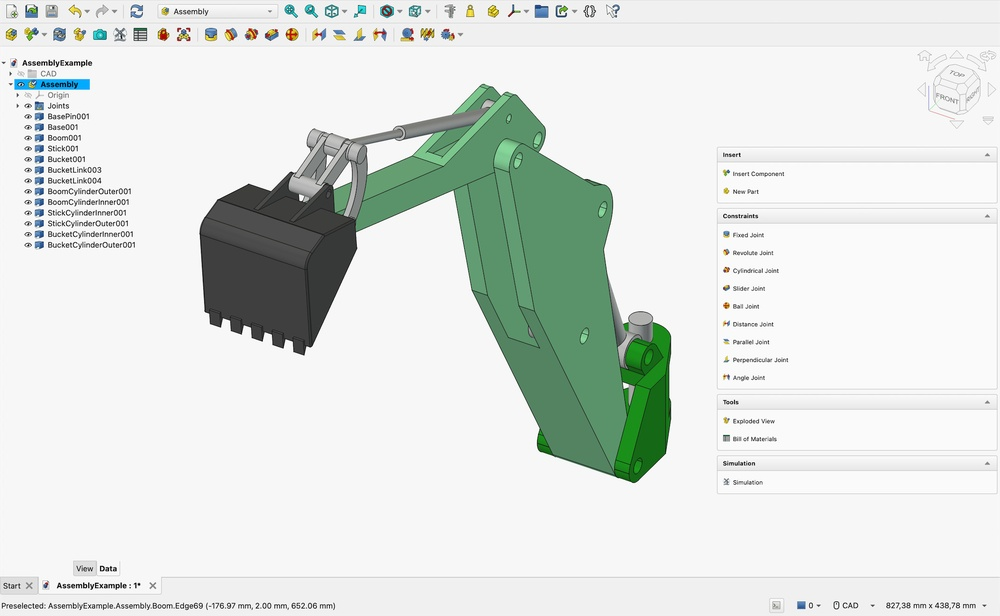
#> input picture .github/images/assembly.jpg, 1000 x 616 px, shrunk from 2139 x 1317 before the run
$ python image_to_cad.py .github/images/assembly.jpg
#> lines starting #> are read from the running program, lines starting #| are printed output that depends on the picture; after the words box and inside, x2 and y2 are one past the last pixel; in counts of white or black regions, pixels touching at a corner belong together
"""
Image to 3D CAD Converter (STEP / B-Rep)
Engine: OpenCV (Image Processing & Vector Tracing) + build123d / Open CASCADE (Geometric Kernel)

Converts 2D engineering drawings, blueprints, sketches, and silhouette images
into true ISO 10303 STEP B-Rep CAD solids.
"""

import os
import sys
import math
import argparse
from typing import List, Tuple, Dict, Any, Optional

import cv2
import numpy as np
from PIL import Image

try:
    from build123d import (
        BuildPart, BuildSketch, Locations,
        Plane, Axis, Mode,
        Polygon, Circle, make_face,
        extrude, revolve, fillet, chamfer,
        export_step, export_stl,
        Compound, Solid, Face, Wire, Edge, Vector
    )
except ImportError as e:
    raise ImportError(f"Required CAD kernel library not found: {e}")


class ImageToCadConverter:
    def __init__(
        self,
        thickness_mm: float = 10.0,
        target_width_mm: float = 100.0,
        epsilon: float = 1.5,
        detect_circles: bool = True,
        circularity_threshold: float = 0.88,
        invert: Optional[bool] = None,
        min_contour_area_px: float = 100.0
    ):
        """
        :param thickness_mm: Extrusion thickness in millimeters.
        :param target_width_mm: Physical real-world width of the part in millimeters.
        :param epsilon: Polygon simplification tolerance (Douglas-Peucker).
        :param detect_circles: Whether to fit exact analytic circles for round holes/bosses.
        :param circularity_threshold: Circularity threshold (0.0 to 1.0) to qualify as circle.
        :param invert: Force invert binary mask (None = auto-detect background).
        :param min_contour_area_px: Minimum contour area in pixels to ignore speckles/noise.
        """
        self.thickness_mm = float(thickness_mm)
        self.target_width_mm = float(target_width_mm)
        self.epsilon = float(epsilon)
        self.detect_circles = detect_circles
        self.circularity_threshold = float(circularity_threshold)
        self.invert = invert
        self.min_contour_area_px = float(min_contour_area_px)

    def load_and_preprocess(self, image_path: str) -> Tuple[np.ndarray, float]:
        """Loads image, handles transparency, normalizes polarity, returns binary mask."""
        if not os.path.exists(image_path):
            raise FileNotFoundError(f"Image file does not exist: {image_path}")

        pil_img = Image.open(image_path)

        # Handle alpha channel (composite over white background)
        if pil_img.mode in ('RGBA', 'LA') or (pil_img.mode == 'P' and 'transparency' in pil_img.info):
            bg = Image.new('RGB', pil_img.size, (255, 255, 255))
            if pil_img.mode != 'RGBA':
                pil_img = pil_img.convert('RGBA')
            bg.paste(pil_img, mask=pil_img.split()[-1])
            img_rgb = np.array(bg)
        else:
            img_rgb = np.array(pil_img.convert('RGB'))

        gray = cv2.cvtColor(img_rgb, cv2.COLOR_RGB2GRAY)

        # Bilateral filter to smooth texture while keeping sharp engineering edges
        smoothed = cv2.bilateralFilter(gray, d=7, sigmaColor=75, sigmaSpace=75)

        # Otsu thresholding
        _, thresh = cv2.threshold(smoothed, 0, 255, cv2.THRESH_BINARY + cv2.THRESH_OTSU)

        # Determine polarity: Mechanical drawings are typically black lines on white paper.
        # Contours require foreground (part solid) to be WHITE (255) and background BLACK (0).
        h, w = thresh.shape
        border_pixels = np.concatenate([
            thresh[0, :], thresh[-1, :],
            thresh[:, 0], thresh[:, -1]
        ])
        border_white_ratio = np.mean(border_pixels == 255)

        if self.invert is not None:
            if self.invert:
                mask = cv2.bitwise_not(thresh)
            else:
                mask = thresh
        else:
            # Auto-detect: if border is mostly white, invert so part interior is white
            if border_white_ratio > 0.5:
                mask = cv2.bitwise_not(thresh)
            else:
                mask = thresh

        # Morphological close to bridge tiny anti-aliasing gaps
        kernel = cv2.getStructuringElement(cv2.MORPH_ELLIPSE, (3, 3))
        mask = cv2.morphologyEx(mask, cv2.MORPH_CLOSE, kernel)

        return mask, float(w)

    def extract_contours_and_hierarchy(self, mask: np.ndarray) -> List[Dict[str, Any]]:
        """
        Extracts 2-level contour hierarchy:
        Outer parts (solids) and their internal holes (voids).
        """
        contours, hierarchy = cv2.findContours(mask, cv2.RETR_CCOMP, cv2.CHAIN_APPROX_TC89_KCOS)

        if not contours or hierarchy is None:
            raise ValueError("No distinct geometry contours found in image.")

        hierarchy = hierarchy[0]  # Shape: (N, 4) -> [Next, Previous, First_Child, Parent]
        parts = []

        # Find all root-level contours (Parent == -1)
        for i, h_info in enumerate(hierarchy):
            parent_idx = h_info[3]
            if parent_idx == -1:
                outer_cnt = contours[i]
                area = cv2.contourArea(outer_cnt)
                if area < self.min_contour_area_px:
                    continue

                holes = []
                child_idx = h_info[2]
                while child_idx != -1:
                    child_cnt = contours[child_idx]
                    child_area = cv2.contourArea(child_cnt)
                    if child_area >= (self.min_contour_area_px * 0.2):
                        holes.append(child_cnt)
                    child_idx = hierarchy[child_idx][0]  # Next sibling

                parts.append({
                    "outer": outer_cnt,
                    "holes": holes,
                    "area": area
                })

        # Sort parts by area descending
        parts.sort(key=lambda p: p["area"], reverse=True)
        return parts

    def _contour_to_points(
        self,
        cnt: np.ndarray,
        scale: float,
        img_center_x: float,
        img_center_y: float
    ) -> Tuple[List[Tuple[float, float]], Optional[Dict[str, float]]]:
        """
        Simplifies contour and converts pixel coordinates to centered mm coordinates.
        Also tests if contour is a true circle/arc.
        """
        area = cv2.contourArea(cnt)
        perimeter = cv2.arcLength(cnt, True)
        circle_fit = None

        if perimeter > 0 and self.detect_circles:
            circularity = (4.0 * math.pi * area) / (perimeter * perimeter)
            if circularity >= self.circularity_threshold:
                (cx, cy), radius = cv2.minEnclosingCircle(cnt)
                if radius > 1.5:  # Ignore subpixel noise
                    circle_fit = {
                        "x": (cx - img_center_x) * scale,
                        "y": -(cy - img_center_y) * scale,  # Invert Y for standard CAD coordinates
                        "radius": radius * scale
                    }

        # Douglas-Peucker simplification
        epsilon_px = max(0.5, self.epsilon / scale)
        approx = cv2.approxPolyDP(cnt, epsilon_px, True)

        # Ensure at least 3 points
        pts = []
        for pt in approx:
            px, py = pt[0]
            x_mm = (px - img_center_x) * scale
            y_mm = -(py - img_center_y) * scale
            pts.append((float(x_mm), float(y_mm)))

        # Remove duplicate consecutive points
        clean_pts = []
        for p in pts:
            if not clean_pts or (math.hypot(p[0] - clean_pts[-1][0], p[1] - clean_pts[-1][1]) > 0.05):
                clean_pts.append(p)

        if len(clean_pts) > 2:
            # Ensure not identical start/end in list
            if math.hypot(clean_pts[0][0] - clean_pts[-1][0], clean_pts[0][1] - clean_pts[-1][1]) < 0.05:
                clean_pts.pop()

        return clean_pts, circle_fit

    def generate_solid(self, image_path: str, mode: str = "extrude") -> Compound:
        """
        Generates 3D CAD B-Rep solid from image.
        :param mode: 'extrude' (Prismatic plate/solid) or 'revolve' (Rotational solid).
        """
        mask, img_w = self.load_and_preprocess(image_path)
        img_h = mask.shape[0]

        parts_data = self.extract_contours_and_hierarchy(mask)
        if not parts_data:
            raise ValueError("No valid parts detected in image contour hierarchy.")

        # Find total bounding box of all outer parts to compute exact scale to target_width_mm
        all_pts = np.vstack([p["outer"] for p in parts_data])
        min_x, min_y, bbox_w, bbox_h = cv2.boundingRect(all_pts)

        scale = self.target_width_mm / max(1.0, float(bbox_w))
        center_x = min_x + bbox_w / 2.0
        center_y = min_y + bbox_h / 2.0

        solids: List[Solid] = []

        if mode == "extrude":
            for part_idx, part in enumerate(parts_data):
                outer_pts, outer_circle = self._contour_to_points(part["outer"], scale, center_x, center_y)

                with BuildPart() as bp:
                    with BuildSketch(Plane.XY) as bs:
                        if outer_circle is not None and len(outer_pts) < 12:
                            # Exact analytical circle
                            with Locations((outer_circle["x"], outer_circle["y"])):
                                Circle(radius=outer_circle["radius"], mode=Mode.ADD)
                        else:
                            if len(outer_pts) >= 3:
                                Polygon(outer_pts, mode=Mode.ADD)

                        # Cut internal holes
                        for hole_cnt in part["holes"]:
                            hole_pts, hole_circle = self._contour_to_points(hole_cnt, scale, center_x, center_y)
                            if hole_circle is not None:
                                # Exact analytical circle hole
                                with Locations((hole_circle["x"], hole_circle["y"])):
                                    Circle(radius=hole_circle["radius"], mode=Mode.SUBTRACT)
                            elif len(hole_pts) >= 3:
                                Polygon(hole_pts, mode=Mode.SUBTRACT)

                    if bs.sketch and bs.sketch.faces():
                        extrude(amount=self.thickness_mm)
                        if bp.part:
                            solids.append(bp.part)

        elif mode == "revolve":
            # Revolve primary contour around Z axis
            primary_part = parts_data[0]
            outer_pts, _ = self._contour_to_points(primary_part["outer"], scale, center_x, center_y)

            # For lathe/revolve, profile must be on one side of revolution axis (X >= 0)
            xs = [p[0] for p in outer_pts]
            min_px = min(xs)
            shifted_pts = [(p[0] - min_px, p[1]) for p in outer_pts]

            with BuildPart() as bp:
                with BuildSketch(Plane.XZ) as bs:
                    if len(shifted_pts) >= 3:
                        Polygon(shifted_pts, mode=Mode.ADD)
                if bs.sketch and bs.sketch.faces():
                    revolve(axis=Axis.Z, revolution_arc=360)
                    if bp.part:
                        solids.append(bp.part)

        else:
            raise ValueError(f"Unsupported CAD mode: '{mode}'. Choose 'extrude' or 'revolve'.")

        if not solids:
            raise RuntimeError("Failed to generate valid 3D CAD solid from contours.")

        if len(solids) == 1:
            return solids[0]
        return Compound(solids)

    def convert(
        self,
        image_path: str,
        output_step_path: str,
        mode: str = "extrude",
        export_stl_path: Optional[str] = None
    ) -> Dict[str, Any]:
        """
        Executes full pipeline and writes ISO 10303 STEP file.
        """
        cad_model = self.generate_solid(image_path, mode=mode)

        # Ensure output directory exists
        out_dir = os.path.dirname(os.path.abspath(output_step_path))
        if out_dir and not os.path.exists(out_dir):
            os.makedirs(out_dir, exist_ok=True)

        # Export STEP
        export_step(cad_model, output_step_path)
        file_size = os.path.getsize(output_step_path)

        result = {
            "status": "success",
            "step_path": output_step_path,
            "step_size_bytes": file_size,
            "mode": mode,
            "thickness_mm": self.thickness_mm,
            "target_width_mm": self.target_width_mm,
            "volume_cm3": float(cad_model.volume / 1000.0) if hasattr(cad_model, "volume") else 0.0
        }

        if export_stl_path:
            stl_dir = os.path.dirname(os.path.abspath(export_stl_path))
            if stl_dir and not os.path.exists(stl_dir):
                os.makedirs(stl_dir, exist_ok=True)
            export_stl(cad_model, export_stl_path)
            result["stl_path"] = export_stl_path

        return result


def main():
    parser = argparse.ArgumentParser(
        description="Convert 2D Image / Blueprint / Sketch into ISO 10303 3D CAD STEP Solid."
    )
    parser.add_argument("input_image", help="Path to input 2D image (PNG, JPG, BMP, etc.)")
    parser.add_argument("-o", "--output", default="output.step", help="Output STEP file path (default: output.step)")
    parser.add_argument("-t", "--thickness", type=float, default=10.0, help="Extrusion thickness in mm (default: 10.0)")
    parser.add_argument("-w", "--width", type=float, default=100.0, help="Target physical width in mm (default: 100.0)")
    parser.add_argument("-m", "--mode", choices=["extrude", "revolve"], default="extrude", help="CAD engine mode")
    parser.add_argument("--epsilon", type=float, default=1.5, help="Vector simplification tolerance (default: 1.5)")
    parser.add_argument("--stl", help="Optional output STL mesh file path")
    parser.add_argument("--invert", action="store_true", help="Force invert black/white polarity")

    args = parser.parse_args()

    converter = ImageToCadConverter(
        thickness_mm=args.thickness,
        target_width_mm=args.width,
        epsilon=args.epsilon,
        invert=True if args.invert else None
    )

    print(f"[*] Processing image: {args.input_image}")
    print(f"[*] Generating {args.mode.upper()} 3D CAD solid...")
    res = converter.convert(
        image_path=args.input_image,
        output_step_path=args.output,
        mode=args.mode,
        export_stl_path=args.stl
    )
#> in load_and_preprocess, pil_img is the input picture: PIL image 1000x616 RGB; mean R, G, B 221.2, 226.7, 222.6
#> in load_and_preprocess, `gray = cv2.cvtColor(img_rgb, cv2.COLOR_RGB2GRAY)`:
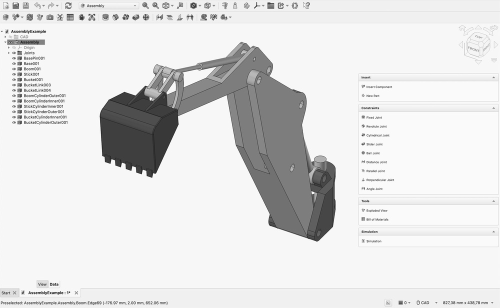
#> gray: shape (616, 1000) (shown at 1/2 size); min 0, max 255, mean 224.6
#> in load_and_preprocess, `_, thresh = cv2.threshold(smoothed, 0, 255, cv2.THRESH_BINARY + cv2.TH..`:
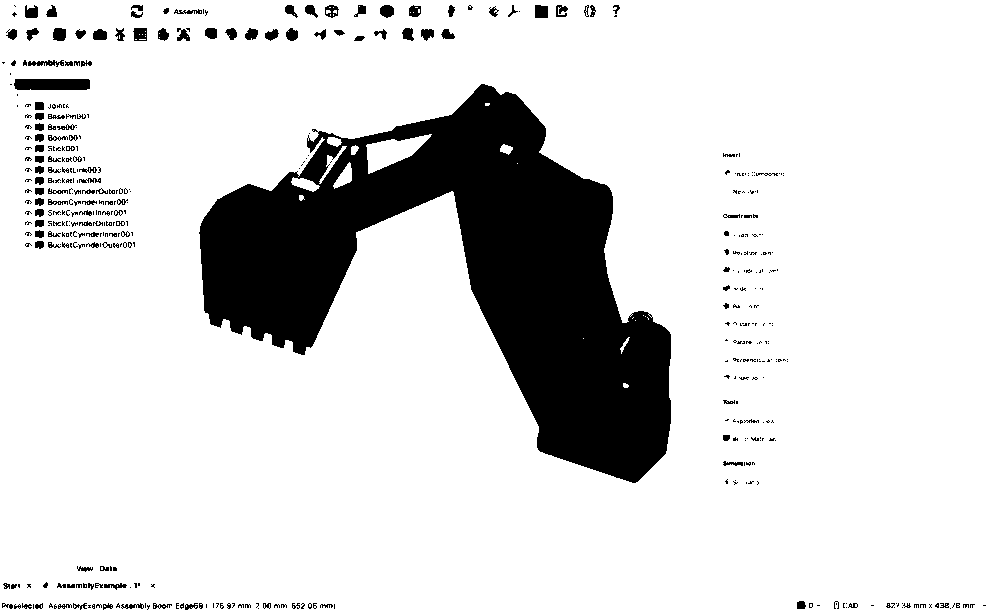
#> thresh: shape (616, 1000); 85.3% white; 452 black regions (312 under 20 px), largest, box (x1, y1, x2, y2) and area: (199, 84, 671, 483) 79900, (14, 79, 90, 90) 821, (535, 5, 548, 18) 162
#> in load_and_preprocess, `border_pixels = np.concatenate([ thresh[0, :], thresh[-1, :], thresh[:..`: border_pixels = 3232 values from 255 to 255
#> in load_and_preprocess, `border_white_ratio = np.mean(border_pixels == 255)`: border_white_ratio = 1
#> in load_and_preprocess, `mask = cv2.morphologyEx(mask, cv2.MORPH_CLOSE, kernel)`:
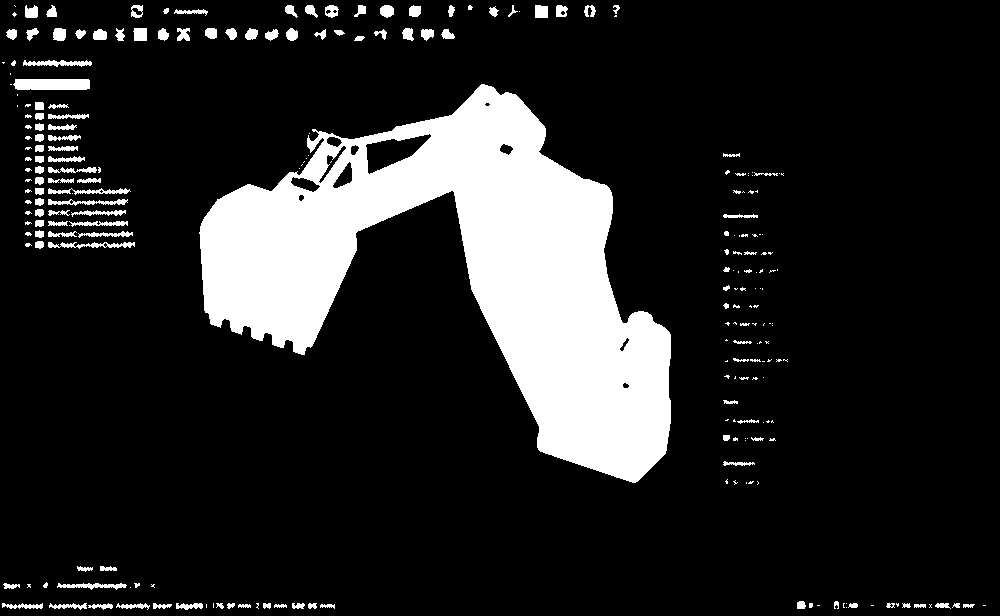
#> mask: shape (616, 1000); 14.9% white; 243 white regions (115 under 20 px)
#> in generate_solid, `mask, img_w = self.load_and_preprocess(image_path)`: img_w = 1000
#> in extract_contours_and_hierarchy, `contours, hierarchy = cv2.findContours(mask, cv2.RETR_CCOMP, cv2.CHAIN..`: contours = 262 contours, 152 with area under 20; largest, box (x1, y1, x2, y2) and area: (199, 84, 671, 483) 81485, (365, 133, 432, 175) 1370, (13, 79, 90, 90) 702, (332, 161, 353, 189) 292, (291, 176, 321, 192) 262
#> the loop in extract_contours_and_hierarchy, `for i, h_info in enumerate(hierarchy):` made 262 passes
#> (h_info, parent_idx, area) on pass 41: ([41, 39, -1, -1], -1, 148)
#> after the loop in extract_contours_and_hierarchy, `for i, h_info in enumerate(hierarchy):`: parts = 22 items
#> in generate_solid, `all_pts = np.vstack([p["outer"] for p in parts_data])`: all_pts = contour of 740 points, box (x1, y1, x2, y2) (13, 5, 671, 590), area 154760
#> in generate_solid, `min_x, min_y, bbox_w, bbox_h = cv2.boundingRect(all_pts)`: min_x = 13; min_y = 5; bbox_w = 658; bbox_h = 585
#> in generate_solid, `scale = self.target_width_mm / max(1.0, float(bbox_w))`: scale = 0.152
#> in generate_solid, `center_x = min_x + bbox_w / 2.0`: center_x = 342
#> in generate_solid, `center_y = min_y + bbox_h / 2.0`: center_y = 297.5
#> the loop in generate_solid, `for part_idx, part in enumerate(parts_data):` made 1 pass
#> part_idx on pass 1: 0
#> after the loop in generate_solid, `for part_idx, part in enumerate(parts_data):`: solids = []

    print(f"[+] STEP Solid generated successfully!")
    print(f"    File: {res['step_path']} ({res['step_size_bytes']} bytes)")
    print(f"    Volume: {res['volume_cm3']:.2f} cm³")
    if "stl_path" in res:
        print(f"    STL:  {res['stl_path']}")


if __name__ == "__main__":
    main()
#> (the call stopped at in generate_solid, `with BuildPart() as bp:`: build123d is not available in this run)
